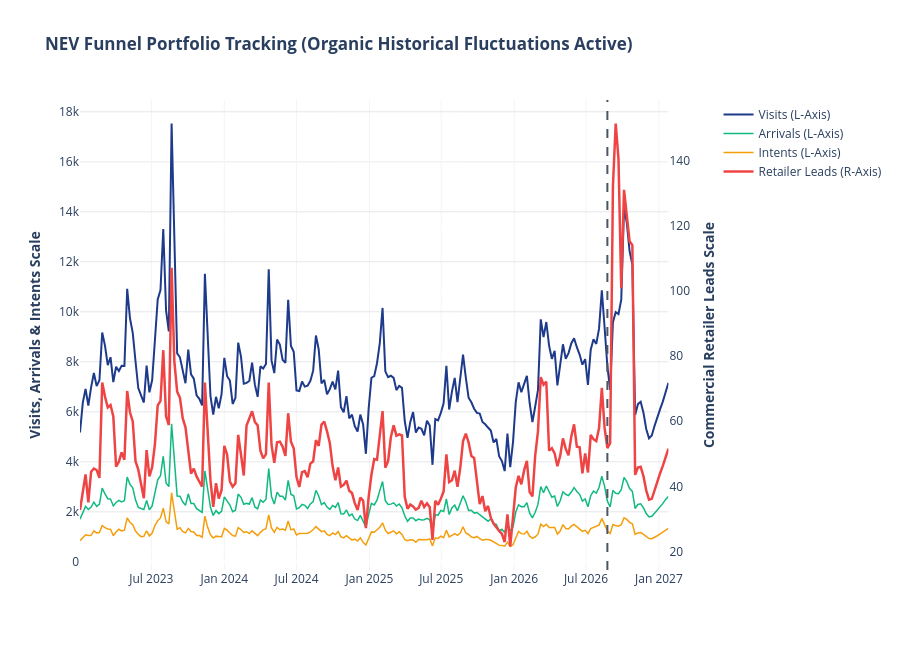

Notebook code for this chart:
### Markdown cell above
## Step 7: DUAL-SCALED GRAPHING ENGINE WITH ORGANIC VARIANCE

### Code cell
# =====================================================================
# STEP 7: DUAL-SCALED GRAPHING ENGINE WITH ORGANIC VARIANCE
# =====================================================================
history_plots = []
for idx, row in nev_df.iterrows():
    history_plots.append({"Date": row["week_start"], "Visits": row["visits"], "Arrivals": row["quality_arrivals"], "Intents": row["purchase_intents"], "Leads": row["retailer_leads"]})

for idx, future_date in enumerate(future_dates):
    history_plots.append({
        "Date": future_date,
        "Visits": forecast_results["visits"]["yhat"].iloc[idx],
        "Arrivals": forecast_results["quality_arrivals"]["yhat"].iloc[idx],
        "Intents": forecast_results["purchase_intents"]["yhat"].iloc[idx],
        "Leads": forecast_results["retailer_leads"]["yhat"].iloc[idx]
    })
plotly_master_df = pd.DataFrame(history_plots)

fig = make_subplots(specs=[[{"secondary_y": True}]])
fig.add_trace(go.Scatter(x=plotly_master_df["Date"], y=plotly_master_df["Visits"], name="Visits (L-Axis)", line=dict(color="#1e3a8a", width=2)), secondary_y=False)
fig.add_trace(go.Scatter(x=plotly_master_df["Date"], y=plotly_master_df["Arrivals"], name="Arrivals (L-Axis)", line=dict(color="#10b981", width=1.5)), secondary_y=False)
fig.add_trace(go.Scatter(x=plotly_master_df["Date"], y=plotly_master_df["Intents"], name="Intents (L-Axis)", line=dict(color="#f59e0b", width=1.5)), secondary_y=False)
fig.add_trace(go.Scatter(x=plotly_master_df["Date"], y=plotly_master_df["Leads"], name="Retailer Leads (R-Axis)", line=dict(color="#ef4444", width=2.5)), secondary_y=True)

fig.add_vline(x=pd.to_datetime("2026-08-24").timestamp() * 1000, line_width=2, line_dash="dash", line_color="#4b5563")
fig.update_layout(title="<b>NEV Funnel Portfolio Tracking (Organic Historical Fluctuations Active)</b>", plot_bgcolor="white", hovermode="x unified", height=650)
fig.update_xaxes(showgrid=True, gridcolor="#f3f4f6")
fig.update_yaxes(title_text="<b>Visits, Arrivals & Intents Scale</b>", secondary_y=False, showgrid=True, gridcolor="#e5e7eb")
fig.update_yaxes(title_text="<b>Commercial Retailer Leads Scale</b>", secondary_y=True)
fig.show()



#revised extraction with lower and upper bounds

### Figure 1 — Plotly figure (JSON) as saved in the notebook; plotly's stock layout.template omitted (floating-point values rounded to 4 significant figures; data arrays with more than 128 entries replaced by an {"elided": "..."} marker saying what was removed)
{"data": [{"line": {"color": "#1e3a8a", "width": 2}, "name": "Visits (L-Axis)", "type": "scatter", "x": {"elided": "213 str values"}, "xaxis": "x", "y": {"elided": "213 float values"}, "yaxis": "y"}, {"line": {"color": "#10b981", "width": 1.5}, "name": "Arrivals (L-Axis)", "type": "scatter", "x": {"elided": "213 str values"}, "xaxis": "x", "y": {"elided": "213 float values"}, "yaxis": "y"}, {"line": {"color": "#f59e0b", "width": 1.5}, "name": "Intents (L-Axis)", "type": "scatter", "x": {"elided": "213 str values"}, "xaxis": "x", "y": {"elided": "213 float values"}, "yaxis": "y"}, {"line": {"color": "#ef4444", "width": 2.5}, "name": "Retailer Leads (R-Axis)", "type": "scatter", "x": {"elided": "213 str values"}, "xaxis": "x", "y": {"elided": "213 float values"}, "yaxis": "y2"}], "layout": {"height": 650, "hovermode": "x unified", "plot_bgcolor": "white", "shapes": [{"line": {"color": "#4b5563", "dash": "dash", "width": 2}, "type": "line", "x0": 1787529600000, "x1": 1787529600000, "xref": "x", "y0": 0, "y1": 1, "yref": "y domain"}], "title": {"text": "<b>NEV Funnel Portfolio Tracking (Organic Historical Fluctuations Active)</b>"}, "xaxis": {"anchor": "y", "domain": [0, 0.94], "gridcolor": "#f3f4f6", "showgrid": true}, "yaxis": {"anchor": "x", "domain": [0, 1], "gridcolor": "#e5e7eb", "showgrid": true, "title": {"text": "<b>Visits, Arrivals & Intents Scale</b>"}}, "yaxis2": {"anchor": "x", "overlaying": "y", "side": "right", "title": {"text": "<b>Commercial Retailer Leads Scale</b>"}}}}
